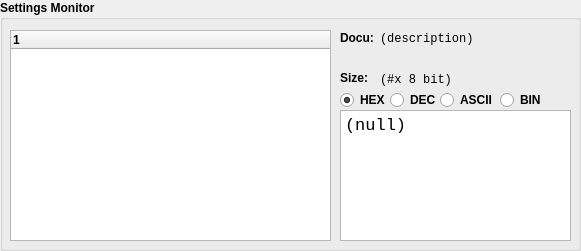
   <widget class="QGroupBox" name="widget_settings">
    <property name="geometry">
     <rect>
      <x>10</x>
      <y>420</y>
      <width>581</width>
      <height>251</height>
     </rect>
    </property>
    <property name="font">
     <font>
      <weight>75</weight>
      <bold>true</bold>
     </font>
    </property>
    <property name="title">
     <string>Settings Monitor</string>
    </property>
    <widget class="QLabel" name="settings_selected_intro">
     <property name="geometry">
      <rect>
       <x>340</x>
       <y>30</y>
       <width>41</width>
       <height>16</height>
      </rect>
     </property>
     <property name="font">
      <font>
       <weight>75</weight>
       <bold>true</bold>
      </font>
     </property>
     <property name="text">
      <string>Docu:</string>
     </property>
    </widget>
    <widget class="QLabel" name="settings_selected_val">
     <property name="geometry">
      <rect>
       <x>380</x>
       <y>32</y>
       <width>191</width>
       <height>31</height>
      </rect>
     </property>
     <property name="font">
      <font>
       <family>Consolas</family>
       <weight>50</weight>
       <bold>false</bold>
      </font>
     </property>
     <property name="text">
      <string>(description)</string>
     </property>
     <property name="alignment">
      <set>Qt::AlignLeading|Qt::AlignLeft|Qt::AlignTop</set>
     </property>
     <property name="wordWrap">
      <bool>true</bool>
     </property>
    </widget>
    <widget class="QLabel" name="settings_type_intro">
     <property name="geometry">
      <rect>
       <x>340</x>
       <y>70</y>
       <width>51</width>
       <height>16</height>
      </rect>
     </property>
     <property name="font">
      <font>
       <weight>75</weight>
       <bold>true</bold>
      </font>
     </property>
     <property name="text">
      <string>Size:</string>
     </property>
    </widget>
    <widget class="QLabel" name="settings_type_val">
     <property name="geometry">
      <rect>
       <x>380</x>
       <y>72</y>
       <width>191</width>
       <height>16</height>
      </rect>
     </property>
     <property name="font">
      <font>
       <family>Consolas</family>
       <weight>50</weight>
       <bold>false</bold>
      </font>
     </property>
     <property name="text">
      <string>(#x 8 bit)</string>
     </property>
    </widget>
    <widget class="QPlainTextEdit" name="settings_val_val">
     <property name="geometry">
      <rect>
       <x>340</x>
       <y>110</y>
       <width>231</width>
       <height>131</height>
      </rect>
     </property>
     <property name="font">
      <font>
       <family>Consolas</family>
       <pointsize>13</pointsize>
       <weight>50</weight>
       <bold>false</bold>
      </font>
     </property>
     <property name="readOnly">
      <bool>true</bool>
     </property>
     <property name="plainText">
      <string>(null)</string>
     </property>
    </widget>
    <widget class="QRadioButton" name="settings_val_hex">
     <property name="geometry">
      <rect>
       <x>340</x>
       <y>90</y>
       <width>51</width>
       <height>20</height>
      </rect>
     </property>
     <property name="text">
      <string>HEX</string>
     </property>
     <property name="checked">
      <bool>true</bool>
     </property>
    </widget>
    <widget class="QRadioButton" name="settings_val_dec">
     <property name="geometry">
      <rect>
       <x>390</x>
       <y>90</y>
       <width>51</width>
       <height>20</height>
      </rect>
     </property>
     <property name="text">
      <string>DEC</string>
     </property>
    </widget>
    <widget class="QRadioButton" name="settings_val_ascii">
     <property name="geometry">
      <rect>
       <x>440</x>
       <y>90</y>
       <width>61</width>
       <height>20</height>
      </rect>
     </property>
     <property name="text">
      <string>ASCII</string>
     </property>
    </widget>
    <widget class="QRadioButton" name="settings_val_bin">
     <property name="geometry">
      <rect>
       <x>500</x>
       <y>90</y>
       <width>51</width>
       <height>20</height>
      </rect>
     </property>
     <property name="text">
      <string>BIN</string>
     </property>
    </widget>
    <widget class="QTreeWidget" name="settings_tree">
     <property name="geometry">
      <rect>
       <x>10</x>
       <y>30</y>
       <width>321</width>
       <height>211</height>
      </rect>
     </property>
     <column>
      <property name="text">
       <string notr="true">1</string>
      </property>
     </column>
    </widget>
   </widget>
